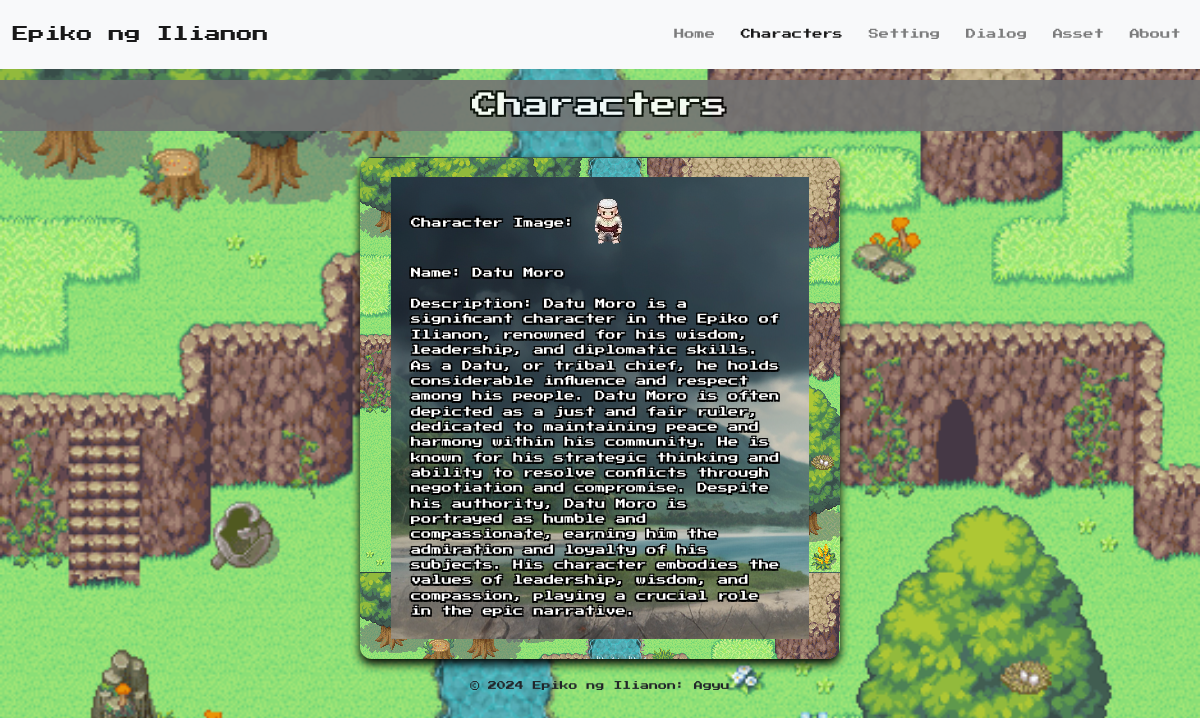
The app's page /character_specific/character_3.php with its own data.
### tables this page shows
CREATE TABLE `characters` (
  `id` int(11) NOT NULL,
  `name` varchar(100) NOT NULL,
  `description` text NOT NULL,
  `image` varchar(255) NOT NULL
);

### classes/config.php (called while the page is built, shortened)
<?php
class Database {
    private $connection;
    public function __construct() {
        $this->connection = new mysqli(DB_SERVER, DB_USERNAME, DB_PASSWORD, DB_NAME);
    }
    public function getConnection() {
        return $this->connection;
    }
}
?>

### classes/Character.php (called while the page is built, shortened)
<?php
require_once 'config.php';
class Character {
    private $db;
    private $id;
    private $name;
    private $description;
    private $image;
    public function __construct($id = null) {
        $this->db = (new Database())->getConnection();
        if($id) {
            $this->load($id);
        }
    }
    public function load($id) {
        $sql = "SELECT * FROM characters WHERE id = $id";
        $result = $this->db->query($sql);
        if ($result->num_rows > 0) {
            $row = $result->fetch_assoc();
            $this->id = $row['id'];
            $this->name = $row['name'];
            $this->description = $row['description'];
            $this->image = $row['image'];
        }
    }
    public function getId() {
        return $this->id;
    }
    public function getName() {
        return $this->name;
    }
    public function getDescription() {
        return $this->description;
    }
    public function getImage() {
        return $this->image;
    }
}

### character_specific/character_3.php (the view, shortened to what this page needs)
<?php
require_once '../classes/Character.php';
$character = new Character(3);
?>
<!DOCTYPE html>
<html lang="en">
<head>
    <link rel="stylesheet" href="../assets/css/styles.css">
    <link rel="stylesheet" href="https://stackpath.bootstrapcdn.com/bootstrap/4.5.2/css/bootstrap.min.css">
</head>
<body>
    <header>
        <nav class="navbar navbar-expand-lg navbar-light bg-light">
            <a class="navbar-brand" href="#">Epiko ng Ilianon</a>
            <div class="collapse navbar-collapse" id="navbarNav">
                <ul class="navbar-nav ml-auto">
                    <li class="nav-item">
                        <a class="nav-link mr-3" href="../index.php">Home</a>
                    </li>
                    <li class="nav-item active">
                        <a class="nav-link mr-3" href="../characters.php">Characters</a>
                    </li>
                    <li class="nav-item">
                        <a class="nav-link mr-3" href="../settings.php">Setting</a>
                    </li>
                    <li class="nav-item">
                        <a class="nav-link mr-3" href="../dialogs.php">Dialog</a>
                    </li>
                    <li class="nav-item">
                        <a class="nav-link mr-3" href="../assets.php">Asset</a>
                    </li>
                    <li class="nav-item">
                        <a class="nav-link" href="../about.php">About</a>
                    </li>
                </ul>
            </div>
        </nav>
    </header>
    <section class="indi-char">
    <main>
        <h2 class="title-char">Characters</h2>
        <div class="char-card">
            <div class="sub-indi-card">
                <div class="indi-card">
                    <?php
                    if ($character->getId()) {
                        echo 'Character Image: <img src="../assets/images/' . $character->getImage() . '"><br><br>';
                        echo "Name: " . $character->getName() . "<br><br>";
                        echo "Description: " . $character->getDescription() . "<br>";
                    } else {
                        echo "Character not found.";
                    }
                    ?>
                </div>
            </div>
        </div>
    </main>
    <footer>
        <p>&copy; 2024 Epiko ng Ilianon: Agyu</p>
    </footer>
    </section>
</body>
</html>

### assets/css/styles.css (style rules this page uses)
* { margin: 0; padding: 0; box-sizing: border-box; }
body, h2, h3, p { font-family: 'Press Start 2P', cursive; font-size: 0.7rem; }
* { font-family: 'Press Start 2P', cursive; font-size: 0.8rem; }
header { line-height: 3; }
footer { text-align: center; }
header { position: fixed; width: 100%; top: 0; left: 0; z-index: 1000; }
.indi-char { margin-top: 80px; }
.char-card { display: flex; justify-content: center; align-items: center; }
.sub-indi-card { background: url(../images/background.gif); background-color: rgb(255, 255, 255); box-shadow: 0 5px 10px #000; width: 40%; padding: 20px; height: auto; margin: 20px; border-radius: 12px; transition: scale 0.5s ease-in-out; display: flex; justify-content: center; align-items: center }
.indi-card { background: url(../images/ai_1.png); background-color: rgb(255, 255, 255); width: 95%; padding: 20px; height: auto; overflow-y: auto; border: none; color: #ffffff; text-shadow: -0.5px -0.5px 0 #000, 0.5px -0.5px 0 #000, -0.5px 0.5px 0 #000, 0.5px 0.5px 0 #000, -1px -1px 0 #000, 1px -1px 0 #000, -1px 1px 0 #000, 1px 1px 0 #000, -1.5px -1.5px 0 #000, 1.5px -1.5px 0 #000, -1.5px 1.5px 0 #000, 1.5px 1.5px 0 #000; }
.title-char { text-align: center; opacity: 0.9; background-color: #737373; padding: 10px; color: #ffffff; text-shadow: -1px -1px 0 #000, 1px -1px 0 #000, -1px 1px 0 #000, 1px 1px 0 #000, -2px -2px 0 #000, 2px -2px 0 #000, -2px 2px 0 #000, 2px 2px 0 #000; }

### character_specific/character_3.php (style rules this page uses)
body { background-image: url(../assets/images/background.gif); background-repeat: no-repeat; background-size: cover; }

### records on screen
characters: image (picture), name "Datu Moro", description "Datu Moro is a significant character in the Epiko of Ilianon, renowned for his wisdom, leadership, and diplomatic skills. As a Datu, or tribal chief, he holds considerable influence and respect among his people. Datu Moro is often depicted as a just and fair ruler, dedicated to maintaining peace and harmony within his community. He is known for his strategic thinking and ability to resolve conflicts through negotiation and compromise. Despite his authority, Datu Moro is portrayed as humble and compassionate, earning him the admiration and loyalty of his subjects. His character embodies the values of leadership, wisdom, and compassion, playing a crucial role in the epic narrative."
